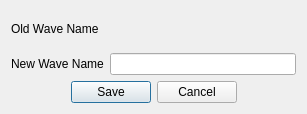
<?xml version="1.0" encoding="UTF-8"?>
<ui version="4.0">
 <class>RenameWaveDialog</class>
 <widget class="QDialog" name="RenameWaveDialog">
  <property name="windowModality">
   <enum>Qt::NonModal</enum>
  </property>
  <property name="geometry">
   <rect>
    <x>0</x>
    <y>0</y>
    <width>307</width>
    <height>114</height>
   </rect>
  </property>
  <property name="minimumSize">
   <size>
    <width>250</width>
    <height>100</height>
   </size>
  </property>
  <property name="windowTitle">
   <string>Rename Wave</string>
  </property>
  <property name="modal">
   <bool>false</bool>
  </property>
  <layout class="QGridLayout" name="gridLayout">
   <item row="0" column="0">
    <widget class="QLabel" name="label">
     <property name="text">
      <string>Old Wave Name</string>
     </property>
    </widget>
   </item>
   <item row="0" column="1">
    <widget class="QLabel" name="oldWaveName">
     <property name="text">
      <string/>
     </property>
    </widget>
   </item>
   <item row="1" column="0">
    <widget class="QLabel" name="label_2">
     <property name="text">
      <string>New Wave Name</string>
     </property>
    </widget>
   </item>
   <item row="1" column="1">
    <widget class="QLineEdit" name="newWaveNameLineEdit">
     <property name="minimumSize">
      <size>
       <width>0</width>
       <height>20</height>
      </size>
     </property>
    </widget>
   </item>
   <item row="2" column="0" colspan="2">
    <widget class="QDialogButtonBox" name="buttonBox">
     <property name="orientation">
      <enum>Qt::Horizontal</enum>
     </property>
     <property name="standardButtons">
      <set>QDialogButtonBox::Cancel|QDialogButtonBox::Save</set>
     </property>
     <property name="centerButtons">
      <bool>true</bool>
     </property>
    </widget>
   </item>
  </layout>
 </widget>
 <resources/>
 <connections>
  <connection>
   <sender>buttonBox</sender>
   <signal>accepted()</signal>
   <receiver>RenameWaveDialog</receiver>
   <slot>accept()</slot>
   <hints>
    <hint type="sourcelabel">
     <x>248</x>
     <y>254</y>
    </hint>
    <hint type="destinationlabel">
     <x>157</x>
     <y>274</y>
    </hint>
   </hints>
  </connection>
  <connection>
   <sender>buttonBox</sender>
   <signal>rejected()</signal>
   <receiver>RenameWaveDialog</receiver>
   <slot>reject()</slot>
   <hints>
    <hint type="sourcelabel">
     <x>316</x>
     <y>260</y>
    </hint>
    <hint type="destinationlabel">
     <x>286</x>
     <y>274</y>
    </hint>
   </hints>
  </connection>
 </connections>
</ui>
